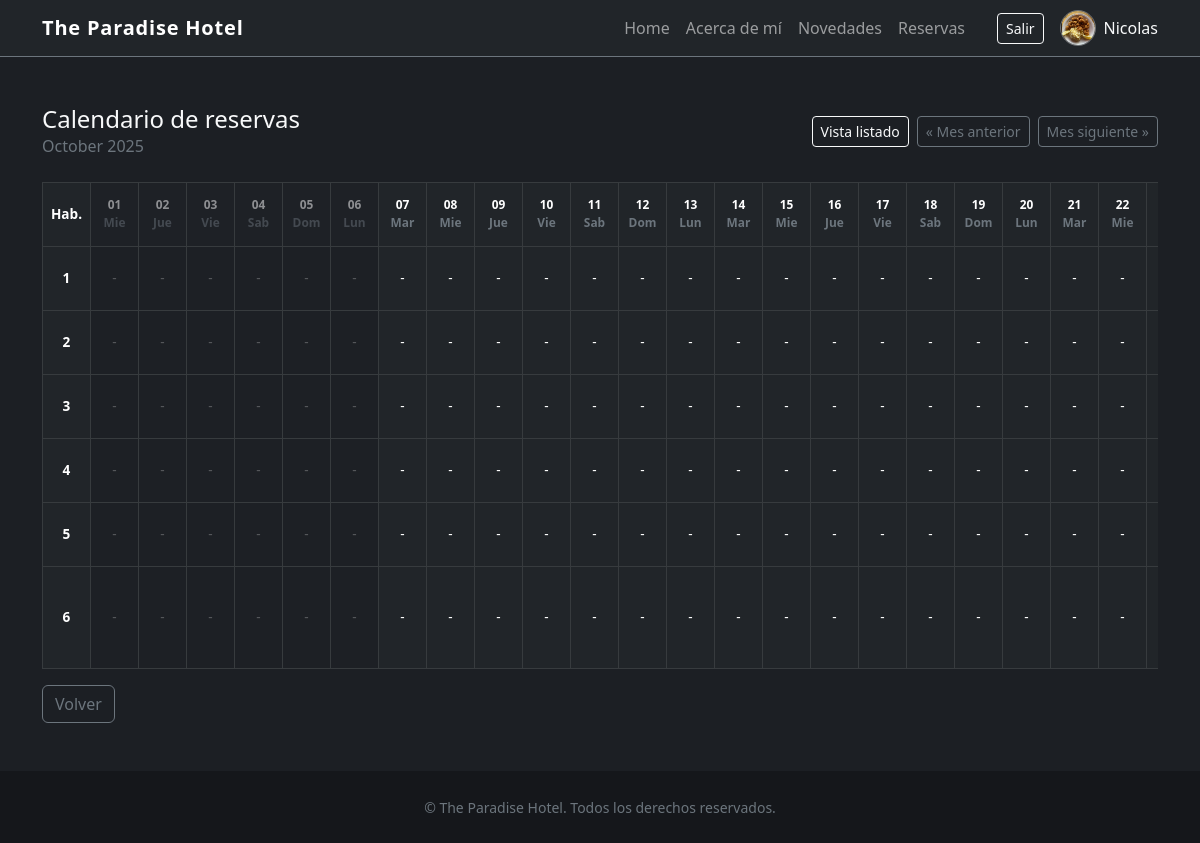
Page /reservas/calendario/ (signed in) on the committed database.
### Cuentas/models.py (models this page shows, shortened)
class Perfil(models.Model):
    user = models.OneToOneField(
        settings.AUTH_USER_MODEL,
        on_delete=models.CASCADE,
        related_name="perfil",
    )
    avatar = models.ImageField(upload_to=avatar_upload_to, blank=True, null=True)
    cargo = models.CharField(max_length=100, blank=True)
    actualizado = models.DateTimeField(auto_now=True)
    class Meta:
        verbose_name = "perfil"
        verbose_name_plural = "perfiles"
    def avatar_url(self):
        if self.avatar:
            return self.avatar.url
        nombre = self.user.get_full_name() or self.user.get_username()
        return "https://ui-avatars.com/api/?background=262b33&color=f8f9fa&name=" + quote_plus(nombre)

### HotelApp/models.py (models this page shows, shortened)
class Habitacion(models.Model):
    numero = models.IntegerField(unique=True)
    tipo = models.CharField(max_length=50)
    precio = models.DecimalField(max_digits=8, decimal_places=2)
    disponible = models.BooleanField(default=True)

### HotelApp/views.py (the view)
# urls.py: path("reservas/calendario/", views.calendario_reservas, name="calendario_reservas"),
@login_required
def calendario_reservas(request):
    today = timezone.localdate()
    try:
        month = int(request.GET.get("month", today.month))
        year = int(request.GET.get("year", today.year))
    except ValueError:
        month = today.month
        year = today.year
    first_day = date(year, month, 1)
    last_day_number = calendar.monthrange(year, month)[1]
    last_day = date(year, month, last_day_number)
    total_days = (last_day - first_day).days + 1
    days = [first_day + timedelta(days=i) for i in range(total_days)]
    prev_month_date = first_day - timedelta(days=1)
    next_month_date = last_day + timedelta(days=1)
    habitaciones = Habitacion.objects.order_by("numero")
    reservas = (
        Reserva.objects.select_related("habitacion")
        .filter(check_out__gte=first_day, check_in__lte=last_day)
        .order_by("habitacion__numero", "check_in")
    )
    reservas_por_habitacion = {habitacion.pk: {} for habitacion in habitaciones}
    for reserva in reservas:
        inicio = max(reserva.check_in, first_day)
        fin = min(reserva.check_out, last_day)
        actual = inicio
        habitacion_id = getattr(reserva, "habitacion_id", reserva.habitacion.pk)
        while actual <= fin:
            reservas_por_habitacion[habitacion_id][actual] = reserva
            actual += timedelta(days=1)
    filas_calendario = []
    for habitacion in habitaciones:
        celdas = []
        mapa = reservas_por_habitacion.get(habitacion.pk, {})
        for dia in days:
            celdas.append({
                "dia": dia,
                "reserva": mapa.get(dia),
            })
        filas_calendario.append({
            "habitacion": habitacion,
            "celdas": celdas,
        })
    contexto = {
        "dias": days,
        "filas_calendario": filas_calendario,
        "today": today,
        "current_month": month,
        "current_year": year,
        "month_name": calendar.month_name[month],
        "prev_month": prev_month_date.month,
        "prev_year": prev_month_date.year,
        "next_month": next_month_date.month,
        "next_year": next_month_date.year,
        "weekday_names": [calendar.day_abbr[d.weekday()] for d in days],
    }
    return render(request, "reservas_calendario.html", contexto)

### Cuentas/context_processors.py (called while the page is built)
def perfil_actual(request):
    if not request.user.is_authenticated:
        return {}
    perfil, _ = Perfil.objects.get_or_create(user=request.user)
    return {"perfil_actual": perfil}

### HotelApp/Templates/reservas_calendario.html (shortened to what this page needs)
{% extends "base.html" %}
{% block content %}
<section class="mb-4 d-flex justify-content-between flex-wrap gap-2 align-items-center">
    <div>
        <h1 class="h4 mb-0">Calendario de reservas</h1>
        <p class="text-secondary mb-0">{{ month_name }} {{ current_year }}</p>
    </div>
    <div class="d-flex gap-2">
        <a class="btn btn-outline-light btn-sm" href="{% url 'lista_reservas' %}">Vista listado</a>
        <a class="btn btn-outline-secondary btn-sm" href="{% url 'calendario_reservas' %}?month={{ prev_month }}&year={{ prev_year }}">&laquo; Mes anterior</a>
        <a class="btn btn-outline-secondary btn-sm" href="{% url 'calendario_reservas' %}?month={{ next_month }}&year={{ next_year }}">Mes siguiente &raquo;</a>
    </div>
</section>
<div class="table-responsive">
    <table class="table table-bordered table-dark align-middle mb-0 tabla-calendario">
        <thead>
            <tr>
                <th scope="col" class="text-center align-middle" style="min-width: 90px;">Hab.</th>
                {% for dia in dias %}
                    <th scope="col" class="text-center small {% if dia < today %}opacity-50{% endif %}">
                        {{ dia|date:"d" }}<br>
                        <span class="text-secondary">{{ dia|date:"D" }}</span>
                    </th>
                {% endfor %}
            </tr>
        </thead>
        <tbody>
            {% for fila in filas_calendario %}
                <tr>
                    <th scope="row" class="text-center">{{ fila.habitacion.numero }}</th>
                    {% for celda in fila.celdas %}
                        {% if celda.reserva %}
                            <td class="bg-primary bg-opacity-50 text-center text-wrap{% if celda.dia < today %} opacity-50{% endif %}">
                                <strong>{{ celda.reserva.nombre }}</strong><br>
                                <span class="small">{{ celda.reserva.apellido }}</span>
                            </td>
                        {% else %}
                            <td class="text-center {% if celda.dia < today %}opacity-25{% endif %}">-</td>
                        {% endif %}
                    {% endfor %}
                </tr>
            {% endfor %}
        </tbody>
    </table>
</div>
<div class="mt-3">
    <a href="{% url 'home' %}" class="btn btn-outline-secondary">Volver</a>
</div>
{% endblock %}

### HotelApp/Templates/base.html (shortened to what this page needs)
<!DOCTYPE html>
<html lang="es">
<head>
    <link href="https://cdn.jsdelivr.net/npm/bootstrap@5.3.0/dist/css/bootstrap.min.css" rel="stylesheet">
</head>
<body class="d-flex flex-column min-vh-100">
    <header class="border-bottom border-secondary">
        <nav class="navbar navbar-expand-lg navbar-dark bg-dark">
            <div class="container">
                <a class="navbar-brand" href="{% url 'home' %}">The Paradise Hotel</a>
                <div class="collapse navbar-collapse" id="navbarMain">
                    <ul class="navbar-nav ms-auto align-items-lg-center">
                        <li class="nav-item">
                            <a class="nav-link" href="{% url 'home' %}">Home</a>
                        </li>
                        <li class="nav-item">
                            <a class="nav-link" href="{% url 'paginas:about' %}">Acerca de mí</a>
                        </li>
                        <li class="nav-item">
                            <a class="nav-link" href="{% url 'paginas:lista' %}">Novedades</a>
                        </li>
                        <li class="nav-item">
                            <a class="nav-link" href="{% url 'lista_reservas' %}">Reservas</a>
                        </li>
                        {% if request.user.is_authenticated %}
                            <li class="nav-item ms-lg-4">
                                <div class="d-flex align-items-center gap-3">
                                    <form action="{% url 'cuentas:logout' %}" method="post" class="d-inline">
                                        <button type="submit" class="btn btn-outline-light btn-sm">Salir</button>
                                    </form>
                                    <a class="d-flex align-items-center gap-2 text-decoration-none" href="{% url 'cuentas:perfil' %}">
                                        <img src="{{ perfil_actual.avatar_url }}" alt="Avatar de {{ request.user.username }}" class="nav-avatar">
                                        <span class="text-light">{{ request.user.first_name|default:request.user.username }}</span>
                                    </a>
                                </div>
                            </li>
                        {% else %}
                            <li class="nav-item ms-lg-4 d-flex gap-2">
                                <a class="btn btn-outline-light btn-sm" href="{% url 'cuentas:login' %}">Ingresar</a>
                                <a class="btn btn-primary btn-sm" href="{% url 'cuentas:registro' %}">Registrarme</a>
                            </li>
                        {% endif %}
                    </ul>
                </div>
            </div>
        </nav>
    </header>
    <main class="container flex-grow-1 py-5">
        {% block content %}
        {% endblock %}
    </main>
    <footer class="py-4 mt-auto text-center">
        <div class="container">
            <small class="text-secondary">&copy; {{ now|date:"Y" }} The Paradise Hotel. Todos los derechos reservados.</small>
        </div>
    </footer>
</body>
</html>

### HotelApp/Templates/base.html (style rules this page uses)
body { background-color: #1c1f24; color: #f8f9fa; min-height: 100vh; display: flex; flex-direction: column; }
.navbar-brand { font-weight: 600; letter-spacing: 0.04em; }
footer { background: rgba(0, 0, 0, 0.25); }
.nav-avatar { width: 36px; height: 36px; border-radius: 50%; object-fit: cover; border: 1px solid rgba(255, 255, 255, 0.35); }

### HotelApp/Templates/reservas_calendario.html (style rules this page uses)
.tabla-calendario { table-layout: fixed; width: 100%; font-size: 0.75rem; }
.tabla-calendario th, .tabla-calendario td { padding: 0.6rem 0.4rem; vertical-align: middle; word-break: break-word; width: 3rem; height: 4rem; }
@media (min-width: 992px) { .tabla-calendario { font-size: 0.85rem; } }

### rows in the picture
Perfil: avatar_url (picture)
Habitacion: habitacion.numero "1"
Habitacion: habitacion.numero "2"
Habitacion: habitacion.numero "3"
Habitacion: habitacion.numero "4"
Habitacion: habitacion.numero "5"
Habitacion: habitacion.numero "6"

### other values in the picture
{{ request.user.first_name|default:request.user.username }} "Nicolas"
{{ month_name }} "October"
{{ current_year }} "2025"
{{ dia|date:"d" }} "01" "02" "03" "04" "05" "06" "07" "08" "09" "10" "11" "12" "13" "14" "15" "16" "17" "18" "19" "20" "21" "22"
{{ dia|date:"D" }} "Mie" "Jue" "Vie" "Sab" "Dom" "Lun" "Mar" "Mie" "Jue" "Vie" "Sab" "Dom" "Lun" "Mar" "Mie" "Jue" "Vie" "Sab" "Dom" "Lun" "Mar" "Mie"
